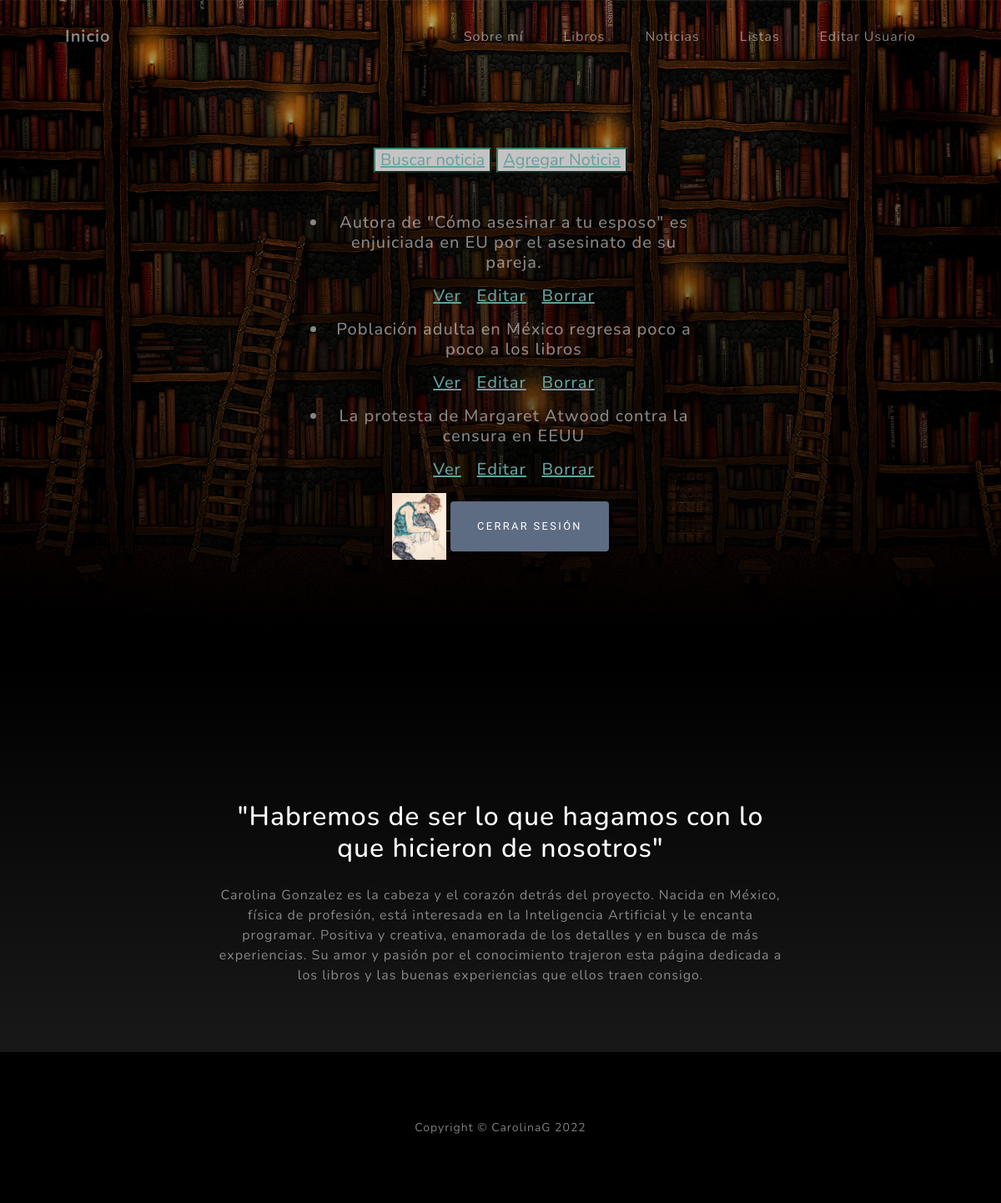
Screenshot of /obras/noticias/lista (signed in) with the database file from the repository.
### obras/models.py (models this page shows, shortened)
class Noticia(models.Model):
    titulo = models.CharField(max_length=255)
    autor = models.CharField(max_length=255)
    descripcion = models.TextField()
    fecha = models.DateField()

class Avatar(models.Model):
    user = models.ForeignKey(User, on_delete=models.CASCADE)
    imagen = models.ImageField(upload_to = 'avatares', null=True, blank=True)
    class Meta:
        verbose_name = "Avatar"
        verbose_name_plural = "Avatares"

### obras/views.py (the view)
# urls.py: path('noticias/lista', views.ListaNoticias.as_view(), name='ListaNoticias'),
class ListaNoticias(LoginRequiredMixin, ListView):
    model = Noticia
    template_name = "obras/leerNoticias.html"

### obras/templates/obras/leerNoticias.html
{% extends "obras/layout.html" %}
{% load static %}
{% block contenido %}
<button style = "background-color: rgb(196, 195, 195); border-color: rgb(58, 126, 103);">
    <a href="{% url 'busqueda_titulo' %}"> Buscar noticia </a>
</button>
<button style = "background-color: rgb(196, 195, 195); border-color: rgb(58, 126, 103);">
<a href="{% url 'New' %}">Agregar Noticia</a>
</button>
<br>
<br>
<br>
<ul>
    {% for noticia in object_list %}
    <li>
        <p>{{noticia.titulo}}</p>
        <p>
            <a href="{% url 'Detail' noticia.id %}">Ver</a> &nbsp;
            <a href="{% url 'Edit' noticia.id %}">Editar</a> &nbsp;
            <a href="{% url 'Delete' noticia.id %}">Borrar</a>
        </p>
    </li>
    {% endfor %}
</ul>
{% endblock %}

### obras/templates/obras/layout.html (shortened to what this page needs)
{% load static %}
<!DOCTYPE html>
<html lang="en">
    <head>
        <link href="{% static 'entrega/css/styles.css' %}" rel="stylesheet" />
    </head>
    <body id="page-top">
        <nav class="navbar navbar-expand-lg navbar-light fixed-top" id="mainNav">
            <div class="container px-4 px-lg-5">
                <a class="navbar-brand" href="{% url 'Inicio' %}"> Inicio</a>
                <div class="collapse navbar-collapse" id="navbarResponsive">
                    <ul class="navbar-nav ms-auto">
                        <li class="nav-item"><a class="nav-link" href="#about">Sobre mí</a></li>
                        <li class="nav-item"><a class="nav-link" href="{% url 'lista_libros' %}">Libros</a></li>
                        <li class="nav-item"><a class="nav-link" href="{% url 'ListaNoticias' %}">Noticias</a></li>
                        <li class="nav-item"><a class="nav-link" href="{% url 'ListaListas' %}">Listas</a></li>
                        {% if user.is_authenticated %}
                        <li class="nav-item"><a class="nav-link" href="{% url 'EditarUsuario' %}">Editar Usuario</a></li>
                        {% endif %}
                    </ul>
                </div>
            </div>
        </nav>
        <header class="masthead">
            <div class="container px-4 px-lg-5 d-flex h-100 align-items-center justify-content-center">
                <div class="d-flex justify-content-center">
                    <div class="text-center">
                        <h2 class="text-white-50 mx-auto mt-5 mb-3">{% block contenido %}
                            {% endblock contenido %} </h2>
                            {% if user.is_authenticated %}
                            {% with first_image=user.avatar_set.first %}
                                {% if first_image %}
                                    <a href="{{ first_image.imagen.url }}" target="_blank">
                                    <img src="{{ first_image.imagen.url }}" height="80px">
                                {% endif %}
                            {% endwith %}
                            <a class="btn btn-primary" href="{% url 'Logout' %}">Cerrar Sesión</a>
                            {% endif %}
                    </div>
                </div>
            </div>
        </header>
        <header class="about-section text-center" id="about">
            <div class="container px-4 px-lg-5">
                <div class="row gx-4 gx-lg-5 justify-content-center">
                    <div class="col-lg-8">
                        <h2 class="text-white mb-4">"Habremos de ser lo que hagamos con lo que hicieron de nosotros"</h2>
                        <p class="text-white-50">
                            Carolina Gonzalez es la cabeza y el corazón detrás del proyecto. Nacida en México, física de
                            profesión, está interesada en la Inteligencia Artificial y le encanta programar. Positiva y
                            creativa, enamorada de los detalles y en busca de más experiencias.
                            Su amor y pasión por el conocimiento trajeron esta página dedicada a los libros y
                            las buenas experiencias que ellos traen consigo.
                        </p>
                    </div>
                </div>
            </div>
        <footer class="footer bg-black small text-center text-white-50"><div class="container px-4 px-lg-5">Copyright &copy; CarolinaG 2022</div></footer>
    </body>
</html>

### rows the page displays
Noticia: titulo "Autora de \"Cómo asesinar a tu esposo\" es enjuiciada en EU por el asesinato de su pareja."
Noticia: titulo "Población adulta en México regresa poco a poco a los libros"
Noticia: titulo "La protesta de Margaret Atwood contra la censura en EEUU"
Avatar: imagen (picture)
